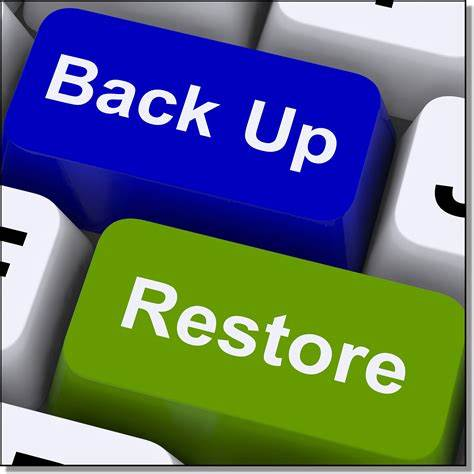
#> input picture bu.jpeg, 474 x 474 px, found by its file name
$ jupyter execute --allow-errors 'text_to _binary.ipynb'
#> lines starting #> are read from the running program, lines starting #| are printed output that depends on the picture; after the words box and inside, x2 and y2 are one past the last pixel; in counts of white or black regions, pixels touching at a corner belong together
I have some cropped images and I need images that have black texts on white background.

[cell 1]
import cv2
import numpy as np

# load image
img = cv2.imread("/content/bu.jpeg")
#> img is the input picture: shape (474, 474, 3); mean B, G, R 118.4, 112.7, 98.1

# convert to grayscale
gray = cv2.cvtColor(img, cv2.COLOR_BGR2GRAY)
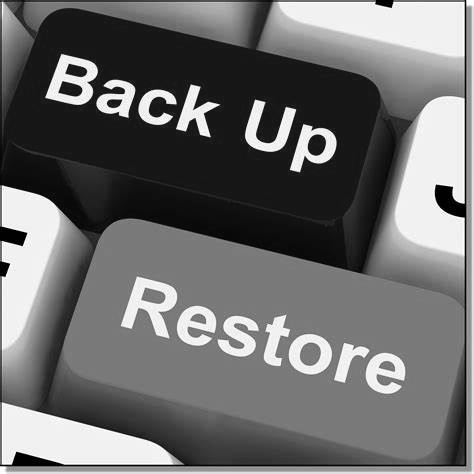
#> gray: shape (474, 474); min 0, max 255, mean 108.9

# blur
blur = cv2.GaussianBlur(gray, (0,0), sigmaX=33, sigmaY=33)
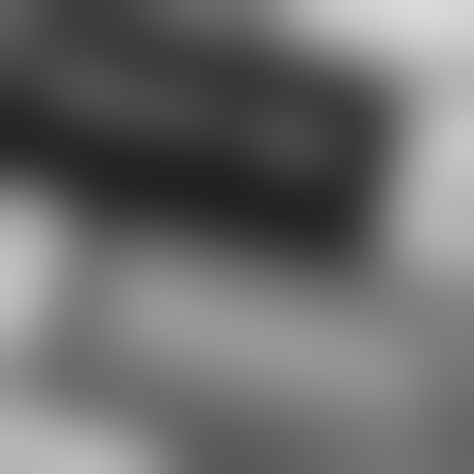
#> blur: shape (474, 474); min 32, max 218, mean 108.9

# divide
divide = cv2.divide(gray, blur, scale=255)
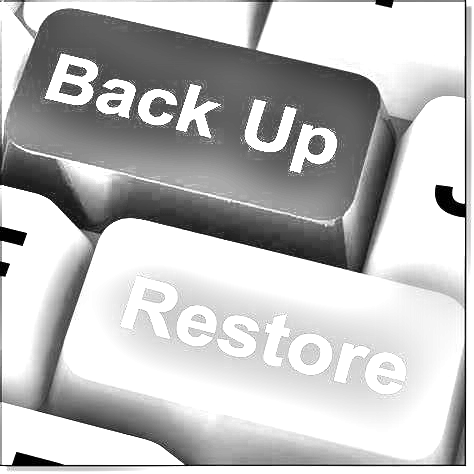
#> divide: shape (474, 474); min 0, max 255, mean 191.8

# otsu threshold
thresh = cv2.threshold(divide, 0, 255, cv2.THRESH_BINARY+cv2.THRESH_OTSU)[1]
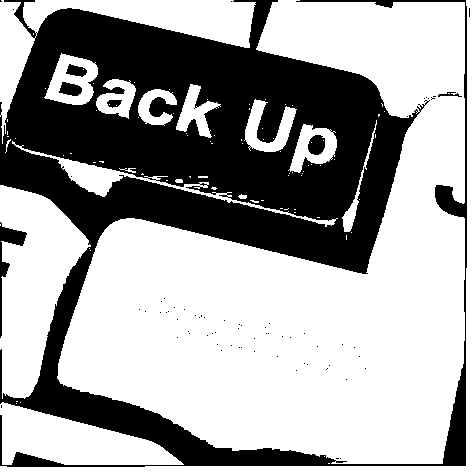
#> thresh: shape (474, 474); 64.2% white; 71 black regions (64 under 20 px), largest, box (x1, y1, x2, y2) and area: (0, 0, 467, 467) 78827, (0, 222, 27, 338) 639, (308, 135, 325, 155) 271

# apply morphology
kernel = cv2.getStructuringElement(cv2.MORPH_RECT, (3,3))
morph = cv2.morphologyEx(thresh, cv2.MORPH_CLOSE, kernel)
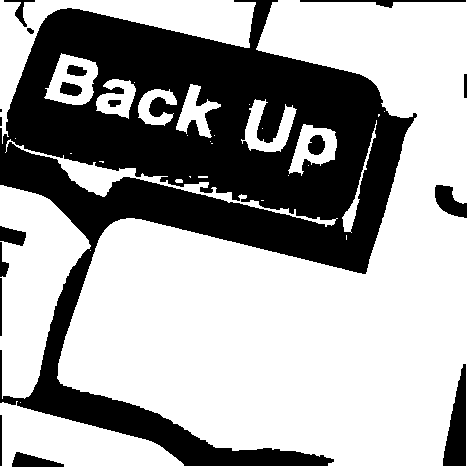
#> morph: shape (474, 474); 65.1% white; 18 black regions (2 under 20 px), largest, box (x1, y1, x2, y2) and area: (0, 0, 417, 466) 73795, (443, 364, 466, 466) 1435, (435, 185, 467, 218) 630

# write result to disk
cv2.imwrite("hebrew_text_division.jpg", divide)
cv2.imwrite("hebrew_text_division_threshold.jpg", thresh)
cv2.imwrite("hebrew_text_division_morph.jpg", morph)

# display it
#> (the rest of this cell did not finish here and is left out)

$ run again, with cal.jpeg copied over bu.jpeg
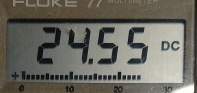
#> input picture cal.jpeg, 197 x 93 px, found by its file name
#> img is the input picture: shape (93, 197, 3); mean B, G, R 96.3, 104.8, 106.3
#> `thresh = cv2.threshold(divide, 0, 255, cv2.THRESH_BINARY+cv2.THRESH_OT..`:
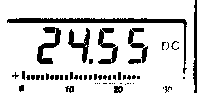
#> thresh: shape (93, 197); 83.3% white; 55 black regions (40 under 20 px), largest, box (x1, y1, x2, y2) and area: (7, 18, 187, 74) 894, (37, 27, 61, 64) 358, (98, 28, 118, 64) 317
#> `morph = cv2.morphologyEx(thresh, cv2.MORPH_CLOSE, kernel)`:
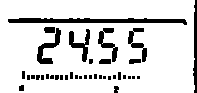
#> morph: shape (93, 197); 85.5% white; 37 black regions (23 under 20 px), largest, box (x1, y1, x2, y2) and area: (8, 18, 187, 25) 768, (37, 28, 61, 64) 292, (193, 0, 197, 93) 269
